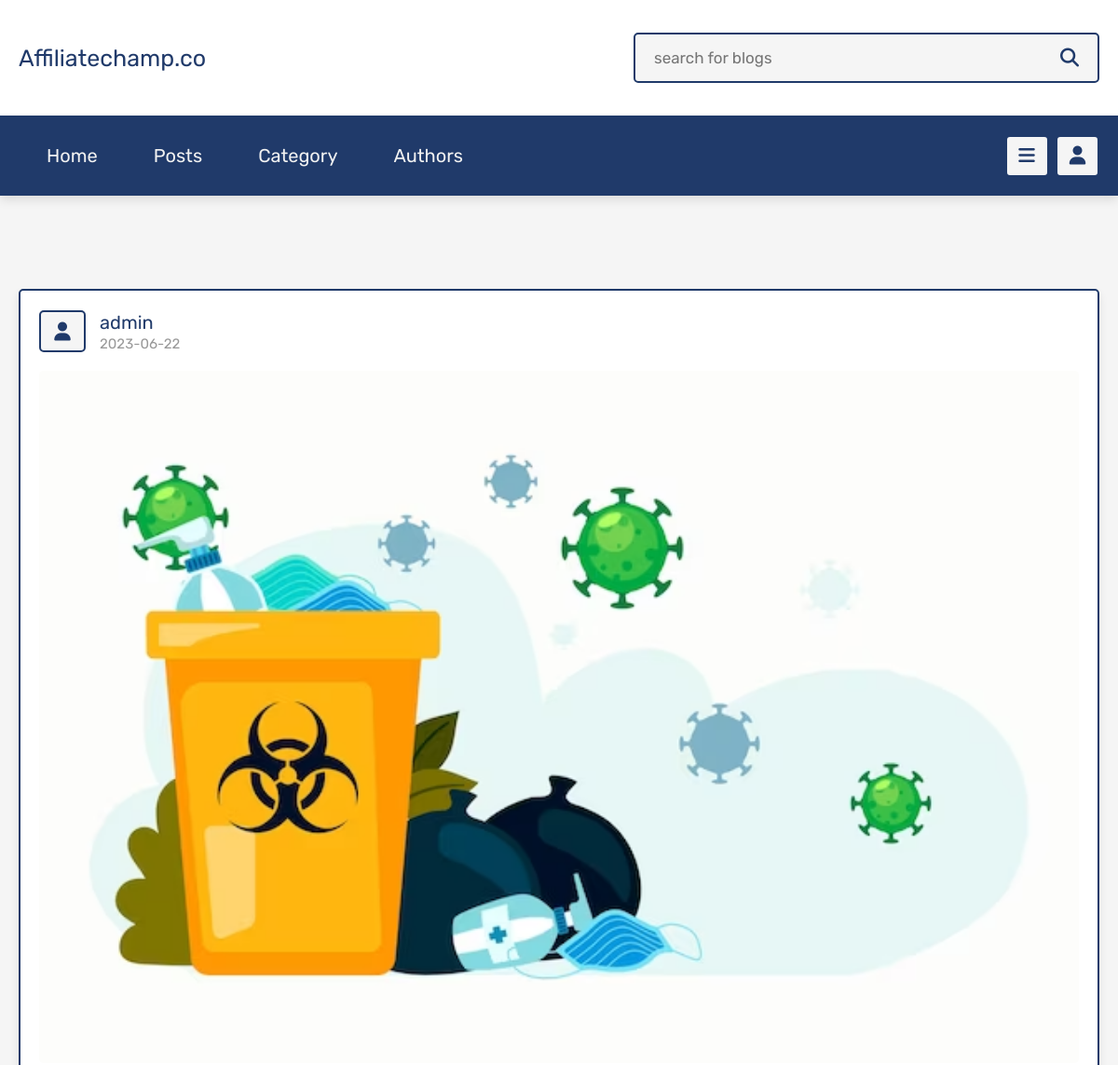
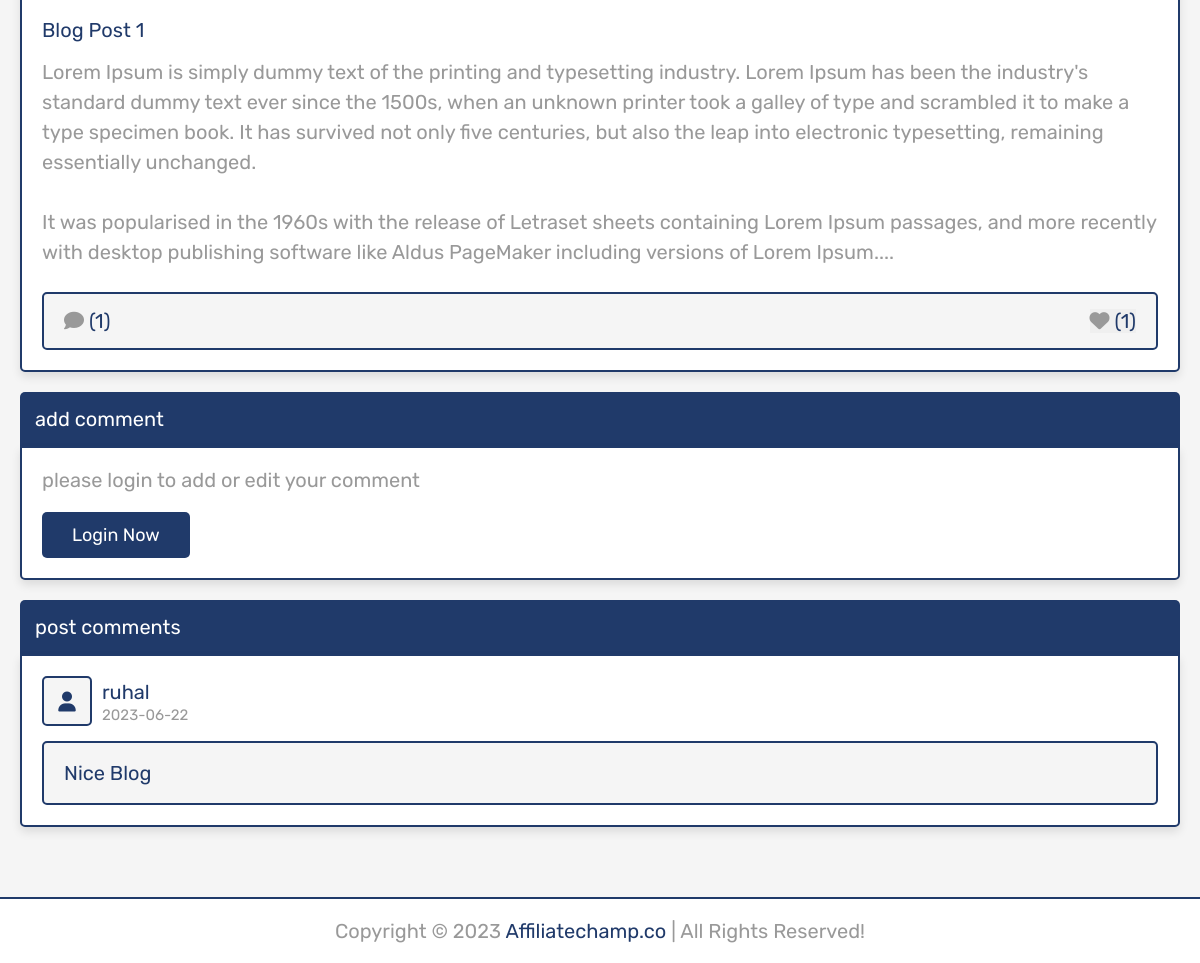
/project/view_post.php?post_id=12, run on the app's committed database (2 pictures, top to bottom).
### tables this page shows
CREATE TABLE `posts` (
  `id` int(100) NOT NULL,
  `admin_id` int(100) NOT NULL,
  `name` varchar(100) NOT NULL,
  `title` varchar(100) NOT NULL,
  `content` varchar(10000) NOT NULL,
  `category` varchar(50) NOT NULL,
  `image` varchar(100) NOT NULL,
  `date` date NOT NULL DEFAULT current_timestamp(),
  `status` varchar(10) NOT NULL
);

CREATE TABLE `comments` (
  `id` int(100) NOT NULL,
  `post_id` int(100) NOT NULL,
  `admin_id` int(100) NOT NULL,
  `user_id` int(100) NOT NULL,
  `user_name` varchar(50) NOT NULL,
  `comment` varchar(1000) NOT NULL,
  `date` date NOT NULL DEFAULT current_timestamp()
);

### project/view_post.php (the view, shortened to what this page needs)
<?php
include 'components/connect.php';
if(isset($_SESSION['user_id'])){
   $user_id = $_SESSION['user_id'];
}else{
   $user_id = '';
};
$get_id = $_GET['post_id'];
?>
<!DOCTYPE html>
<html lang="en">
<head>
   <link rel="stylesheet" href="https://cdnjs.cloudflare.com/ajax/libs/font-awesome/6.1.1/css/all.min.css">
   <link rel="stylesheet" href="css/style.css">
</head>
<body>
<?php include 'components/user_header.php'; ?>
<section class="posts-container" style="margin-top:80px;padding-bottom: 0;">
   <div class="box-container">
      <?php
         $select_posts = $conn->prepare("SELECT * FROM `posts` WHERE status = ? AND id = ?");
         $select_posts->execute(['active', $get_id]);
         if($select_posts->rowCount() > 0){
            while($fetch_posts = $select_posts->fetch(PDO::FETCH_ASSOC)){
            $post_id = $fetch_posts['id'];
            $count_post_comments = $conn->prepare("SELECT * FROM `comments` WHERE post_id = ?");
            $count_post_comments->execute([$post_id]);
            $total_post_comments = $count_post_comments->rowCount();
            $count_post_likes = $conn->prepare("SELECT * FROM `likes` WHERE post_id = ?");
            $count_post_likes->execute([$post_id]);
            $total_post_likes = $count_post_likes->rowCount();
            $confirm_likes = $conn->prepare("SELECT * FROM `likes` WHERE user_id = ? AND post_id = ?");
            $confirm_likes->execute([$user_id, $post_id]);
      ?>
      <form class="box" method="post">
         <div class="post-admin">
            <i class="fas fa-user"></i>
            <div>
               <a href="author_posts.php?author=<?= $fetch_posts['name']; ?>"><?= $fetch_posts['name']; ?></a>
               <div><?= $fetch_posts['date']; ?></div>
            </div>
         </div>
         <?php
            if($fetch_posts['image'] != ''){
         ?>
         <img src="uploaded_img/<?= $fetch_posts['image']; ?>" class="post-image" alt="">
         <?php
         }
         ?>
         <div class="post-title"><?= $fetch_posts['title']; ?></div>
         <div class="post-content"><?= $fetch_posts['content']; ?></div>
         <div class="icons">
            <div><i class="fas fa-comment"></i><span>(<?= $total_post_comments; ?>)</span></div>
            <button type="submit" name="like_post"><i class="fas fa-heart" style="<?php if($confirm_likes->rowCount() > 0){ echo 'color:var(--red);'; } ?>  "></i><span>(<?= $total_post_likes; ?>)</span></button>
         </div>
      </form>
      <?php
         }
      }else{
         echo '<p class="empty">no posts found!</p>';
      }
      ?>
   </div>
</section>
<section class="comments-container">
   <p class="comment-title">add comment</p>
   <?php
      if($user_id != ''){
         $select_admin_id = $conn->prepare("SELECT * FROM `posts` WHERE id = ?");
         $select_admin_id->execute([$get_id]);
         $fetch_admin_id = $select_admin_id->fetch(PDO::FETCH_ASSOC);
   ?>
   <form action="" method="post" class="add-comment">
      <input type="hidden" name="admin_id" value="<?= $fetch_admin_id['admin_id']; ?>">
      <input type="hidden" name="user_name" value="<?= $fetch_profile['name']; ?>">
      <p class="user"><i class="fas fa-user"></i><a href="update.php"><?= $fetch_profile['name']; ?></a></p>
      <textarea name="comment" maxlength="1000" class="comment-box" cols="30" rows="10" placeholder="write your comment" required></textarea>
      <input type="submit" value="add comment" class="inline-btn" name="add_comment">
   </form>
   <?php
   }else{
   ?>
   <div class="add-comment">
      <p>please login to add or edit your comment</p>
      <a href="login.php" class="inline-btn">login now</a>
   </div>
   <?php
      }
   ?>
   <p class="comment-title">post comments</p>
   <div class="user-comments-container">
      <?php
         $select_comments = $conn->prepare("SELECT * FROM `comments` WHERE post_id = ?");
         $select_comments->execute([$get_id]);
         if($select_comments->rowCount() > 0){
            while($fetch_comments = $select_comments->fetch(PDO::FETCH_ASSOC)){
      ?>
      <div class="show-comments" style="<?php if($fetch_comments['user_id'] == $user_id){echo 'order:-1;'; } ?>">
         <div class="comment-user">
            <i class="fas fa-user"></i>
            <div>
               <span><?= $fetch_comments['user_name']; ?></span>
               <div><?= $fetch_comments['date']; ?></div>
            </div>
         </div>
         <div class="comment-box" style="<?php if($fetch_comments['user_id'] == $user_id){echo 'color:var(--white); background:var(--black);'; } ?>"><?= $fetch_comments['comment']; ?></div>
      </div>
      <?php
            }
         }else{
            echo '<p class="empty">no comments added yet!</p>';
         }
      ?>
   </div>
</section>
<?php include 'components/footer.php'; ?>
</body>
</html>

### data on the page
posts: name "admin", date "2023-06-22", image (picture), title "Blog Post 1", content "Lorem Ipsum is simply dummy text of the printing and typesetting industry. Lorem Ipsum has been the industry's standard dummy text ever since the 1500s, when an unknown printer took a galley of type and scrambled it to make a type specimen book. It has survived not only five centuries, but also the leap into electronic typesetting, remaining essentially unchanged. It was popularised in the 1960s with the release of Letraset sheets containing Lorem Ipsum passages, and more recently with desktop publishing software like Aldus PageMaker including versions of Lorem Ipsum.", total_post_comments "1", total_post_likes "1"
comments: user_name "ruhal", date "2023-06-22", comment "Nice Blog"
